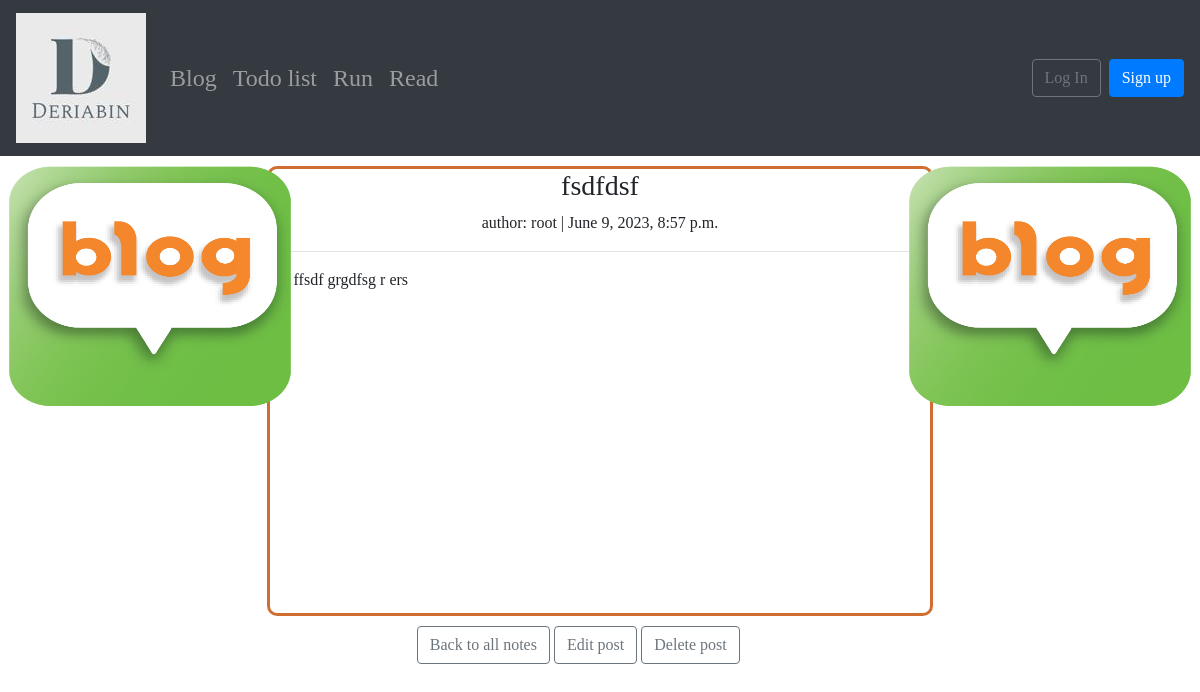
Screenshot of /post/11/ with the database file from the repository.
### blog/models.py (models this page shows, shortened)
class Post(models.Model):
    title = models.CharField(max_length=200)
    author = models.ForeignKey('auth.user', on_delete=models.CASCADE)
    body = models.TextField()
    date = models.DateTimeField(auto_now=True)

### blog/views.py (the view)
# urls.py: path("post/<int:pk>/", views.BlogDetailView.as_view(), name="post_detail"),
class BlogDetailView(DetailView):
    model = Post
    template_name = 'blog/post_detail.html'

### templates/blog/post_detail.html (shortened to what this page needs)
{% extends "base.html" %}
{% load static %}
{% block content %}
 <img class="img-post-det" style="" src="{% static 'images/bl.png' %}" >
 <img class="img-post-det2" style="" src="{% static 'images/bl.png' %}" >
    <div class="post-detail">
        <h3 class="h3">{{ object.title}}</h3>
        <p style="text-align: center;"> author: {{ object.author }} | {{ object.date }}</p>
        <hr>
        <p>{{ object.body }}</p>
    </div>
<div class="btn-bot">
    <button
        type="button" class="btn btn-outline-secondary"
        onclick="location.href='{% url "blog_home" %}'"/>
    Back to all notes
    <button
        type="button" class="btn btn-outline-secondary"
        onclick="location.href='{% url "post_edit" post.pk %}'"/>
    Edit post
    <button
        type="button" class="btn btn-outline-secondary"
        onclick="location.href='{% url "post_delete" post.pk %}'"/>
    Delete post
</div>
{% endblock %}

### static/css/base.css (style rules this page uses)
body { font-family: "Ubuntu"; }
.h3 { text-align: center; }
.post-detail { display: block; width: 60%; height: 450px; border: solid; border-radius: 10px; border-color: #CF6E30; margin-right: auto; margin-left: auto; margin-bottom: 10px; margin-top: 10px; }
.btn-bot { display: block; width: 33%; margin-right: auto; margin-left: auto; }
.img-post-det { position: fixed; width: 25%; height: 30%; left: 0; }
.img-post-det2 { position: fixed; width: 25%; height: 30%; right: 0; }

### rows the page displays
Post: title "fsdfdsf", author "root", date "June 9, 2023, 8:57 p.m.", body "dsf ffsdf grgdfsg r ers"
